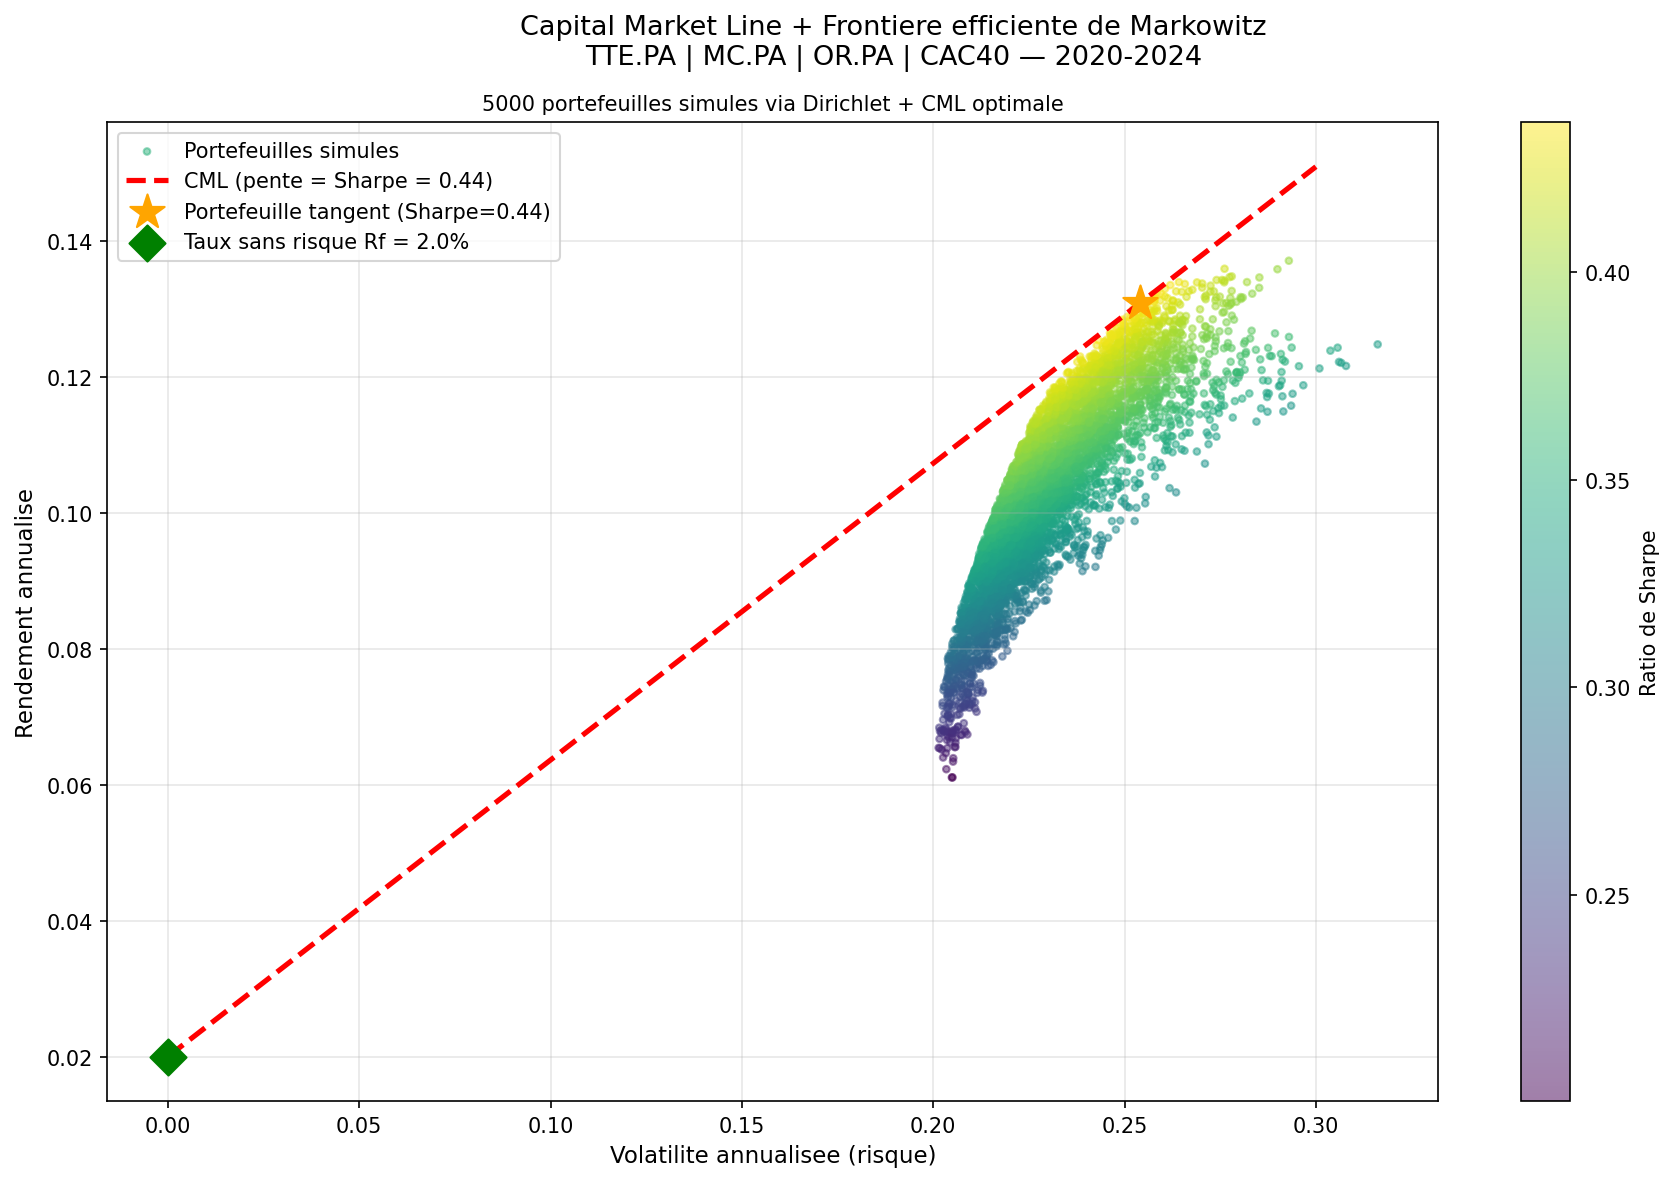

Python code for this plot:
# ============================================================
# Capital Market Line (CML) — Markowitz + CML
# Auteur  : raphaelquant
# Date    : Mai 2026
# GitHub  : https://github.com/raphaelquant
# ============================================================
# Ce script construit la frontiere efficiente de Markowitz
# et trace la Capital Market Line (CML) qui relie le taux
# sans risque au portefeuille tangent optimal.
#
# CML : E(Rp) = Rf + [(Rm - Rf) / sigma_m] x sigma_p
# La pente de la CML = Sharpe ratio du portefeuille tangent
#
# Actifs : TTE.PA | MC.PA | OR.PA | ^FCHI (2020-2024)
# ============================================================

import numpy as np
import matplotlib.pyplot as plt
import yfinance as yf
from scipy.optimize import minimize

# ============================================================
# 1. TELECHARGEMENT DES DONNEES
# ============================================================

tickers = ["TTE.PA", "MC.PA", "OR.PA", "^FCHI"]

data = yf.download(
    tickers,
    start="2020-01-01",
    end="2024-12-31",
    auto_adjust=True
)

prix       = data["Close"]
rendements = prix.pct_change().dropna()

print("=" * 55)
print("   CAPITAL MARKET LINE — MARKOWITZ + CML")
print("=" * 55)
print(f"\nPeriode      : 2020-01-01 -> 2024-12-31")
print(f"Observations : {len(rendements)} jours")
print(f"Actifs       : {tickers}")

# ============================================================
# 2. PARAMETRES ANNUALISES
# ============================================================

mu_actifs  = rendements.mean() * 252
cov_matrix = rendements.cov()  * 252
n          = len(tickers)
rf         = 0.02  # taux sans risque 2%

# ============================================================
# 3. OPTIMISATION — PORTEFEUILLE TANGENT
# ============================================================

# On maximise le Sharpe en minimisant son negatif
# Contrainte : somme des poids = 1
# Bornes     : poids entre 0 et 1 (pas de vente a decouvert)
def neg_sharpe(w):
    rp = w @ mu_actifs
    vp = np.sqrt(w @ cov_matrix @ w)
    return -(rp - rf) / vp

contraintes = {"type": "eq", "fun": lambda w: np.sum(w) - 1}
bornes      = [(0, 1)] * n
w0          = np.ones(n) / n

result    = minimize(neg_sharpe, w0, method="SLSQP",
                     bounds=bornes, constraints=contraintes)
w_optimal = result.x

# Metriques du portefeuille tangent
rp_opt     = w_optimal @ mu_actifs
vp_opt     = np.sqrt(w_optimal @ cov_matrix @ w_optimal)
sharpe_opt = (rp_opt - rf) / vp_opt

print("\n--- Portefeuille tangent ---")
for i, ticker in enumerate(tickers):
    print(f"  {ticker:8s} : {w_optimal[i]*100:.2f}%")
print(f"\n  Rendement  : {float(rp_opt)*100:.2f}%")
print(f"  Volatilite : {float(vp_opt)*100:.2f}%")
print(f"  Sharpe     : {float(sharpe_opt):.4f}")

# ============================================================
# 4. CAPITAL MARKET LINE
# ============================================================

# La CML est une droite qui part de Rf et passe par le
# portefeuille tangent. Sa pente = Sharpe ratio.
# En dessous du tangent : combinaison Rf + portefeuille tangent
# Au dessus du tangent  : effet de levier (emprunt a Rf)
sigma_range    = np.linspace(0, 0.30, 100)
cml_rendements = rf + (float(rp_opt) - rf) / float(vp_opt) * sigma_range

print(f"\n--- Capital Market Line ---")
print(f"  Pente CML (Sharpe) : {float(sharpe_opt):.4f}")
print(f"  Interpretation     : pour chaque 1% de risque accepte,")
print(f"                       le marche remunere {float(sharpe_opt)*100:.2f}% de rendement")

# ============================================================
# 5. SIMULATION 5000 PORTEFEUILLES
# ============================================================

# Ces portefeuilles servent UNIQUEMENT a visualiser la forme
# de la frontiere efficiente — ils ne sont pas utilises
# dans les calculs de la CML ni du portefeuille optimal.
rendements_port  = []
volatilites_port = []
sharpes_port     = []

for _ in range(5000):
    w      = np.random.dirichlet(np.ones(n))
    rp     = w @ mu_actifs
    vp     = np.sqrt(w @ cov_matrix @ w)
    sharpe = (rp - rf) / vp
    rendements_port.append(rp)
    volatilites_port.append(vp)
    sharpes_port.append(sharpe)

rendements_port  = np.array(rendements_port)
volatilites_port = np.array(volatilites_port)
sharpes_port     = np.array(sharpes_port)

# ============================================================
# 6. GRAPHIQUE — FRONTIERE EFFICIENTE + CML
# ============================================================

fig, ax = plt.subplots(figsize=(12, 8))
fig.suptitle(
    "Capital Market Line + Frontiere efficiente de Markowitz\n"
    "TTE.PA | MC.PA | OR.PA | CAC40 — 2020-2024",
    fontsize=13
)

# Nuage de 5000 portefeuilles colores par Sharpe
# Jaune = Sharpe eleve / Bleu = Sharpe faible
sc = ax.scatter(
    volatilites_port,
    rendements_port,
    c=sharpes_port,
    cmap="viridis",
    alpha=0.5,
    s=10,
    label="Portefeuilles simules"
)
plt.colorbar(sc, ax=ax, label="Ratio de Sharpe")

# CML — droite rouge pointillee
# C'est l'element central de ce script
ax.plot(
    sigma_range, cml_rendements,
    color="red", linewidth=2.5,
    linestyle="--",
    label=f"CML (pente = Sharpe = {float(sharpe_opt):.2f})",
    zorder=4
)

# Portefeuille tangent — etoile orange
# Point de tangence entre la CML et la frontiere efficiente
ax.scatter(
    float(vp_opt), float(rp_opt),
    color="orange", s=300,
    zorder=5, marker="*",
    label=f"Portefeuille tangent (Sharpe={float(sharpe_opt):.2f})"
)

# Taux sans risque — point vert sur l'axe Y
# Point de depart de la CML a sigma = 0
ax.scatter(
    0, rf,
    color="green", s=150,
    zorder=5, marker="D",
    label=f"Taux sans risque Rf = {rf*100:.1f}%"
)

ax.set_xlabel("Volatilite annualisee (risque)", fontsize=11)
ax.set_ylabel("Rendement annualise", fontsize=11)
ax.set_title(
    "5000 portefeuilles simules via Dirichlet + CML optimale",
    fontsize=10
)
ax.legend(fontsize=10)
ax.grid(True, alpha=0.3)

plt.tight_layout()
plt.savefig("cml.png", dpi=150, bbox_inches="tight")
print("\nGraphique sauvegarde : cml.png")
plt.show()
